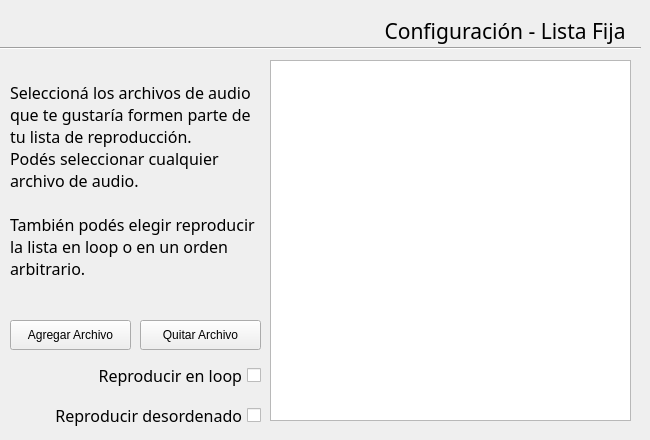
  <widget class="QWizardPage" name="PaginaConfiguracionPlaylistEstatico">
   <property name="title">
    <string/>
   </property>
   <property name="subTitle">
    <string/>
   </property>
   <widget class="QListWidget" name="ListviewListaFija">
    <property name="geometry">
     <rect>
      <x>270</x>
      <y>60</y>
      <width>361</width>
      <height>361</height>
     </rect>
    </property>
    <property name="font">
     <font>
      <family>Jura</family>
     </font>
    </property>
   </widget>
   <widget class="QPushButton" name="ButtonAgregarArchivo">
    <property name="geometry">
     <rect>
      <x>10</x>
      <y>320</y>
      <width>121</width>
      <height>30</height>
     </rect>
    </property>
    <property name="text">
     <string>Agregar Archivo</string>
    </property>
   </widget>
   <widget class="QPushButton" name="ButtonQuitarArchivo">
    <property name="geometry">
     <rect>
      <x>140</x>
      <y>320</y>
      <width>121</width>
      <height>30</height>
     </rect>
    </property>
    <property name="text">
     <string>Quitar Archivo</string>
    </property>
   </widget>
   <widget class="QLabel" name="LabelDescripcionListaEstatica">
    <property name="geometry">
     <rect>
      <x>10</x>
      <y>60</y>
      <width>251</width>
      <height>241</height>
     </rect>
    </property>
    <property name="font">
     <font>
      <family>Jura</family>
      <pointsize>12</pointsize>
     </font>
    </property>
    <property name="text">
     <string>Seleccioná los archivos de audio que te gustaría formen parte de tu lista de reproducción.
Podés seleccionar cualquier archivo de audio.

También podés elegir reproducir la lista en loop o en un orden arbitrario.</string>
    </property>
    <property name="wordWrap">
     <bool>true</bool>
    </property>
   </widget>
   <widget class="QCheckBox" name="CheckLoopListaFija">
    <property name="geometry">
     <rect>
      <x>0</x>
      <y>360</y>
      <width>261</width>
      <height>31</height>
     </rect>
    </property>
    <property name="font">
     <font>
      <family>Jura</family>
      <pointsize>12</pointsize>
     </font>
    </property>
    <property name="layoutDirection">
     <enum>Qt::RightToLeft</enum>
    </property>
    <property name="text">
     <string>Reproducir en loop</string>
    </property>
   </widget>
   <widget class="QCheckBox" name="CheckRandomListaFija">
    <property name="geometry">
     <rect>
      <x>0</x>
      <y>400</y>
      <width>261</width>
      <height>31</height>
     </rect>
    </property>
    <property name="font">
     <font>
      <family>Jura</family>
      <pointsize>12</pointsize>
     </font>
    </property>
    <property name="layoutDirection">
     <enum>Qt::RightToLeft</enum>
    </property>
    <property name="text">
     <string>Reproducir desordenado</string>
    </property>
   </widget>
   <widget class="Line" name="line_9">
    <property name="geometry">
     <rect>
      <x>0</x>
      <y>40</y>
      <width>641</width>
      <height>16</height>
     </rect>
    </property>
    <property name="orientation">
     <enum>Qt::Horizontal</enum>
    </property>
   </widget>
   <widget class="QLabel" name="label_14">
    <property name="geometry">
     <rect>
      <x>0</x>
      <y>10</y>
      <width>631</width>
      <height>41</height>
     </rect>
    </property>
    <property name="font">
     <font>
      <family>Freak Turbulence BRK</family>
      <pointsize>16</pointsize>
     </font>
    </property>
    <property name="layoutDirection">
     <enum>Qt::LeftToRight</enum>
    </property>
    <property name="text">
     <string>Configuración - Lista Fija </string>
    </property>
    <property name="alignment">
     <set>Qt::AlignRight|Qt::AlignTrailing|Qt::AlignVCenter</set>
    </property>
   </widget>
  </widget>
